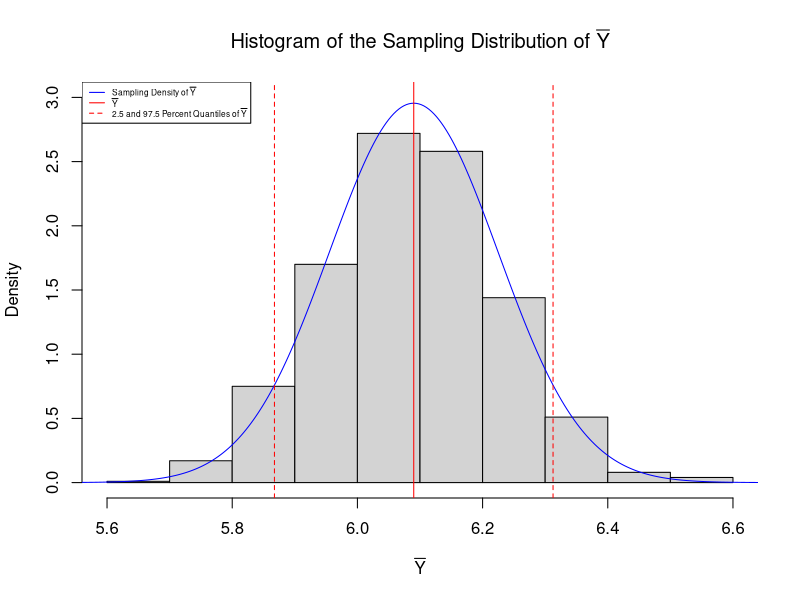
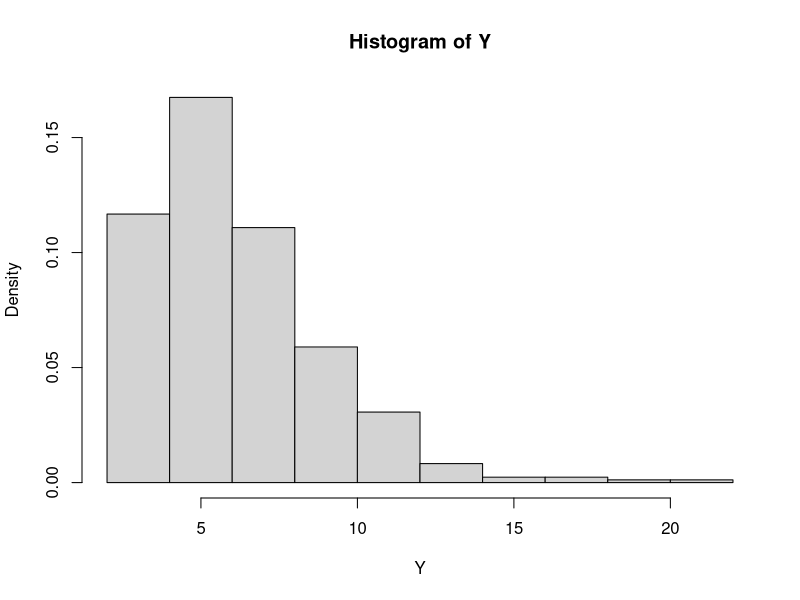

Reproduce these figures in R, in order.
## ---- chunk 1
n <- 424
y.bar <- 6.09
s <- 2.78

alpha <- 0.1


int <- y.bar + qt(c(alpha/2, 1 - alpha/2), 
                   df = n - 1)*s/sqrt(n)
## ---- chunk 2
sims <- rnorm(1000, mean = y.bar, sd = s/sqrt(n))
hist(sims, freq = FALSE,
     xlab = expression(bar(Y)),
     main = expression(paste("Histogram of the Sampling Distribution of ", 
                             bar(Y), sep = "")),
     ylim = c(0, 3))
vals <- seq(5, 7, length.out = 500)
lines(vals, dnorm(vals, mean = y.bar, sd = s/sqrt(n)),
      col = "blue")
abline(v = y.bar, col = "red")
abline(v = int, col = "red", lty = 2)
legend("topleft",
       col = c("blue", "red", "red"),
       lty = c(1, 1, 2),
       legend = c(expression(paste("Sampling Density of ", 
                                   bar(Y), sep = "")), 
                  expression(bar(Y)), 
                  expression(paste("2.5 and 97.5 Percent Quantiles of ", 
                                   bar(Y), sep = ""))),
       cex = 0.5, bg = "white")
## ---- chunk 3
alpha <- 0.03

n <- 84
y.bar <- 5.08
s <- 9.51

t.star <- (y.bar - 5)/(s/sqrt(n))
int <- qt(alpha, 
          df = n - 1)
pval <- pt(t.star, df = n - 1)
## ---- chunk 4
alpha <- 0.15

n <- 13
y.bar <- -6.81
s <- 1.55

t.star <- (y.bar - 10)/(s/sqrt(n))
int <- qt(c(alpha/2, 1 - alpha/2), 
          df = n - 1)
pval <- 2*pt(abs(t.star), df = n - 1, lower.tail = FALSE)
## ---- chunk 5
n1 <- 49
y.bar <- 1.1
yiybarsq <- 94.04
n2 <- 34
z.bar <- 3.37
zizbarsq <- 22.78

alpha <- 0.05

ssq <- (yiybarsq + zizbarsq)/(n1 + n2 - 2)

int <- y.bar - z.bar + qt(c(alpha/2, 1 - alpha/2), 
                   df = n1 + n2 - 2)*sqrt(ssq/n1 + ssq/n2)
## ---- chunk 6
alpha <- 0.01

t.star <- (y.bar - z.bar)/(sqrt(ssq/n1 + ssq/n2))
int <- qt(c(alpha/2, 1 - alpha/2), 
          df = n1 + n2 - 2)
pval <- 2*pt(abs(t.star), df = n1 + n2 - 2, lower.tail = FALSE)
## ---- chunk 7
n <- 424
y.bar <- 6.09
s <- 2.78

alpha <- 0.15

int <- (n - 1)*s^2/qchisq(c(1 - alpha/2, alpha/2), n - 1)
## ---- chunk 8
set.seed(1)
n <- 424; mean <- 6.09; sd <- 2.78
y <- rgamma(n, shape = 2, rate = 1/4)
y <- (y - mean(y))/sd(y)
y <- sd*y + mean
hist(y, xlab = "Y", freq = FALSE, main = "Histogram of Y")
## ---- chunk 9
n1 <- 49
y.bar <- 1.1
yiybarsq <- 94.04
n2 <- 34
z.bar <- 3.37
zizbarsq <- 22.78

alpha <- 0.01

ssq1 <- (yiybarsq)/(n1 - 1)
ssq2 <- (zizbarsq)/(n2 - 1)

int <- ssq1/(ssq2)/qf(c(1 - alpha/2, alpha/2), n1 - 1, n2 - 1)
## ---- chunk 10
alpha <- 0.2
t.star <- ssq1/(ssq2)
int <- qf(c(alpha/2, 1 - alpha/2), n1 - 1, n2 - 1)
